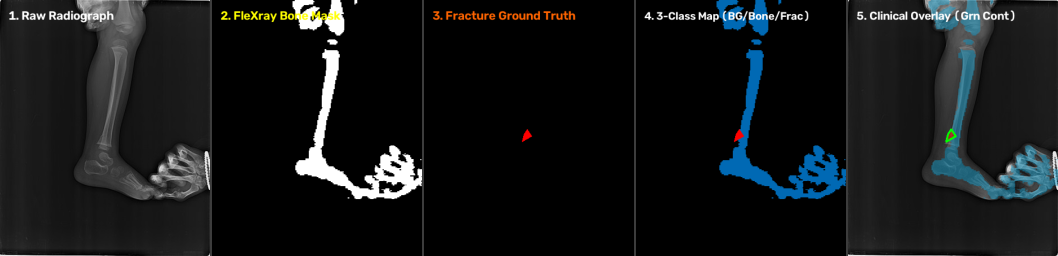
#> input picture results/dataset_visualizations/strips/strip_IMG0003298.png, 2116 x 512 px (shown at 1/2 size)
$ python prepare_figures.py
#> lines starting #> are read from the running program, lines starting #| are printed output that depends on the picture
import os
import cv2
import numpy as np
import pandas as pd
import matplotlib.pyplot as plt
from scipy.ndimage import distance_transform_edt

out_dir = "report_latex/figures"
os.makedirs(out_dir, exist_ok=True)
plt.rcParams.update({'font.sans-serif': 'Arial', 'font.size': 11})

# -------------------------------------------------------------
# Figure 1: Dataset Overview & 3-Class Semantic Target
# -------------------------------------------------------------
strip_path = "results/dataset_visualizations/strips/strip_IMG0003298.png"
if os.path.exists(strip_path):
    strip_img = cv2.imread(strip_path)
#> strip_img is the input picture: shape (512, 2116, 3); mean B, G, R 24.3, 23.3, 20.6
    # Save a clean version for Figure 1
    cv2.imwrite(os.path.join(out_dir, "fig1_fracatlas_overview.png"), strip_img)
    print("Generated fig1_fracatlas_overview.png")

# -------------------------------------------------------------
# Figure 2: Contrast Enhancement (Raw vs CLAHE + Histograms)
# -------------------------------------------------------------
sample_raw_path = "images/Fractured/IMG0003298.jpg"
if os.path.exists(sample_raw_path):
    raw_bgr = cv2.imread(sample_raw_path)
    gray = cv2.cvtColor(raw_bgr, cv2.COLOR_BGR2GRAY)
    clahe = cv2.createCLAHE(clipLimit=2.0, tileGridSize=(8, 8))
    enhanced = clahe.apply(gray)

    fig, axes = plt.subplots(2, 2, figsize=(10, 8), dpi=300)
    axes[0, 0].imshow(gray, cmap="gray")
    axes[0, 0].set_title("(a) Raw Radiograph (Low Contrast)", fontweight="bold")
    axes[0, 0].axis("off")

    axes[0, 1].imshow(enhanced, cmap="gray")
    axes[0, 1].set_title("(b) CLAHE Enhanced ($8\\times 8$ Grid, Clip 2.0)", fontweight="bold")
    axes[0, 1].axis("off")

    axes[1, 0].hist(gray.ravel(), bins=64, range=(0, 256), color="#34495e", alpha=0.85)
    axes[1, 0].set_title("(c) Raw Intensity Histogram", fontweight="bold")
    axes[1, 0].set_xlabel("Pixel Intensity [0 - 255]")
    axes[1, 0].set_ylabel("Pixel Frequency")
    axes[1, 0].grid(True, linestyle="--", alpha=0.5)

    axes[1, 1].hist(enhanced.ravel(), bins=64, range=(0, 256), color="#2980b9", alpha=0.85)
    axes[1, 1].set_title("(d) CLAHE Equalized Histogram", fontweight="bold")
    axes[1, 1].set_xlabel("Pixel Intensity [0 - 255]")
    axes[1, 1].set_ylabel("Pixel Frequency")
    axes[1, 1].grid(True, linestyle="--", alpha=0.5)

    plt.tight_layout()
    plt.savefig(os.path.join(out_dir, "fig2_clahe_comparison.png"), dpi=300)
    plt.close()
    print("Generated fig2_clahe_comparison.png")

# -------------------------------------------------------------
# Figure 4: Euclidean Signed Distance Map (SDM)
# -------------------------------------------------------------
frac_mask_path = "fracture_masks/IMG0003298.png"
if os.path.exists(frac_mask_path):
    mask = cv2.imread(frac_mask_path, cv2.IMREAD_GRAYSCALE)
    if mask is not None:
        mask_bin = (mask > 0).astype(np.uint8)
        # Compute SDM
        pos_dist = distance_transform_edt(1 - mask_bin)
        neg_dist = distance_transform_edt(mask_bin)
        diag = np.sqrt(mask.shape[0]**2 + mask.shape[1]**2)
        sdm = (pos_dist - neg_dist) / diag

        fig, axes = plt.subplots(1, 3, figsize=(14, 4.5), dpi=300)
        axes[0].imshow(mask_bin, cmap="gray")
        axes[0].set_title("(a) Binary Fracture Ground Truth $G$", fontweight="bold")
        axes[0].axis("off")

        im1 = axes[1].imshow(pos_dist, cmap="plasma")
        axes[1].set_title("(b) Exterior Distance Transform $d(x, \\partial G)$", fontweight="bold")
        axes[1].axis("off")
        fig.colorbar(im1, ax=axes[1], fraction=0.046, pad=0.04)

        im2 = axes[2].imshow(sdm, cmap="coolwarm", vmin=-0.05, vmax=0.25)
        axes[2].set_title("(c) Normalized Signed Distance Map $\\phi_G(x)$", fontweight="bold")
        axes[2].axis("off")
        fig.colorbar(im2, ax=axes[2], fraction=0.046, pad=0.04)

        plt.tight_layout()
        plt.savefig(os.path.join(out_dir, "fig4_sdm_boundary_field.png"), dpi=300)
        plt.close()
        print("Generated fig4_sdm_boundary_field.png")

# -------------------------------------------------------------
# Figure 5: Training and Validation Convergence Across 20 Epochs
# -------------------------------------------------------------
log_base = "training_log_3class_baseline.csv"
log_att = "training_log_3class_attention.csv"
log_att512 = "training_log_3class_attention_512.csv"
log_bnd512 = "training_log_3class_boundary_512.csv"

if os.path.exists(log_base) and os.path.exists(log_att) and os.path.exists(log_att512) and os.path.exists(log_bnd512):
    df_base = pd.read_csv(log_base)
#> (reads training_log_3class_baseline.csv from the repository)
    df_att = pd.read_csv(log_att)
#> (reads training_log_3class_attention.csv from the repository)
    df_att512 = pd.read_csv(log_att512)
#> (reads training_log_3class_attention_512.csv from the repository)
    df_bnd512 = pd.read_csv(log_bnd512)
#> (reads training_log_3class_boundary_512.csv from the repository)

    epochs = df_base["epoch"].values

    fig, axes = plt.subplots(2, 2, figsize=(13, 9), dpi=300)

    # 1. Training Loss
    axes[0, 0].plot(epochs, df_base["train_loss"], "o-", label="Stage 1: Baseline 3C (256)", color="#7f8c8d", linewidth=2)
    axes[0, 0].plot(epochs, df_att["train_loss"], "s-", label="Stage 2: Attention 3C (256)", color="#2980b9", linewidth=2)
    axes[0, 0].plot(epochs, df_att512["train_loss"], "^-", label="Stage 3: Attention 512", color="#e67e22", linewidth=2)
    axes[0, 0].plot(epochs, df_bnd512["train_loss"], "d-", label="Stage 4: Boundary Attention 512", color="#27ae60", linewidth=2.5)
    axes[0, 0].set_title("(a) Training Loss Convergence", fontweight="bold")
    axes[0, 0].set_xlabel("Epoch")
    axes[0, 0].set_ylabel("Total Loss")
    axes[0, 0].legend(loc="upper right", frameon=True, fontsize=9)
    axes[0, 0].grid(True, linestyle="--", alpha=0.5)

    # 2. Validation Macro Dice
    axes[0, 1].plot(epochs, df_base["val_macro_dice"], "o-", label="Stage 1: Baseline 3C", color="#7f8c8d", linewidth=2)
    axes[0, 1].plot(epochs, df_att["val_macro_dice"], "s-", label="Stage 2: Attention 3C", color="#2980b9", linewidth=2)
    axes[0, 1].plot(epochs, df_att512["val_macro_dice"], "^-", label="Stage 3: Attention 512", color="#e67e22", linewidth=2)
    axes[0, 1].plot(epochs, df_bnd512["val_macro_dice"], "d-", label="Stage 4: Boundary Attention 512", color="#27ae60", linewidth=2.5)
    axes[0, 1].set_title("(b) Validation Macro Dice Score", fontweight="bold")
    axes[0, 1].set_xlabel("Epoch")
    axes[0, 1].set_ylabel("Macro Dice")
    axes[0, 1].legend(loc="lower right", frameon=True, fontsize=9)
    axes[0, 1].grid(True, linestyle="--", alpha=0.5)

    # 3. Validation Fracture Dice
    axes[1, 0].plot(epochs, df_base["val_frac_dice"], "o-", label="Stage 1: Baseline 3C", color="#7f8c8d", linewidth=2)
    axes[1, 0].plot(epochs, df_att["val_frac_dice"], "s-", label="Stage 2: Attention 3C", color="#2980b9", linewidth=2)
    axes[1, 0].plot(epochs, df_att512["val_frac_dice"], "^-", label="Stage 3: Attention 512", color="#e67e22", linewidth=2)
    axes[1, 0].plot(epochs, df_bnd512["val_frac_dice"], "d-", label="Stage 4: Boundary Attention 512", color="#27ae60", linewidth=2.5)
    axes[1, 0].set_title("(c) Validation Fracture Dice (Class 2)", fontweight="bold")
    axes[1, 0].set_xlabel("Epoch")
    axes[1, 0].set_ylabel("Fracture Dice (DSC)")
    axes[1, 0].legend(loc="lower right", frameon=True, fontsize=9)
    axes[1, 0].grid(True, linestyle="--", alpha=0.5)

    # 4. Validation Fracture Recall (Sensitivity)
    if "val_frac_rec" in df_base.columns:
        axes[1, 1].plot(epochs, df_base["val_frac_rec"], "o-", label="Stage 1: Baseline (26.3% peak)", color="#7f8c8d", linewidth=2)
        axes[1, 1].plot(epochs, df_att["val_frac_rec"], "s-", label="Stage 2: Attention (37.4% peak)", color="#2980b9", linewidth=2)
        axes[1, 1].plot(epochs, df_att512["val_frac_rec"], "^-", label="Stage 3: Att 512 (24.0% peak)", color="#e67e22", linewidth=2)
        axes[1, 1].plot(epochs, df_bnd512["val_frac_rec"], "d-", label="Stage 4: Boundary 512 (35.1% peak)", color="#27ae60", linewidth=2.5)
        axes[1, 1].set_title("(d) Validation Fracture Recall (Sensitivity)", fontweight="bold")
        axes[1, 1].set_xlabel("Epoch")
        axes[1, 1].set_ylabel("Fracture Recall")
        axes[1, 1].legend(loc="lower right", frameon=True, fontsize=9)
        axes[1, 1].grid(True, linestyle="--", alpha=0.5)

    plt.tight_layout()
    plt.savefig(os.path.join(out_dir, "fig5_convergence_curves.png"), dpi=300)
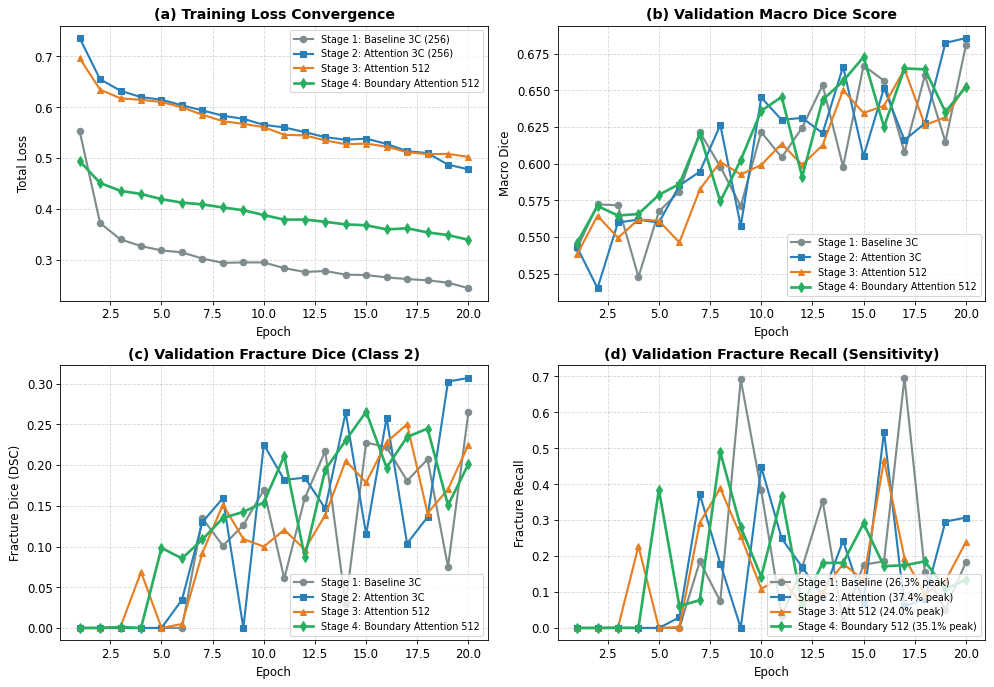
#> figure drawn by matplotlib, 4 panels; panel 1: curve peaks at x = 1, y = 0.553; panel 1: curve peaks at x = 1, y = 0.736; panel 1: curve peaks at x = 1, y = 0.697; panel 2: curve peaks at x = 20, y = 0.681
    plt.close()
    print("Generated fig5_convergence_curves.png")

# -------------------------------------------------------------
# Figure 6: Visual Predictions Comparison
# -------------------------------------------------------------
pred_strip_path = "results/3class_boundary_512_predictions/3class_boundary_IMG0003298.png"
if os.path.exists(pred_strip_path):
    pred_img = cv2.imread(pred_strip_path)
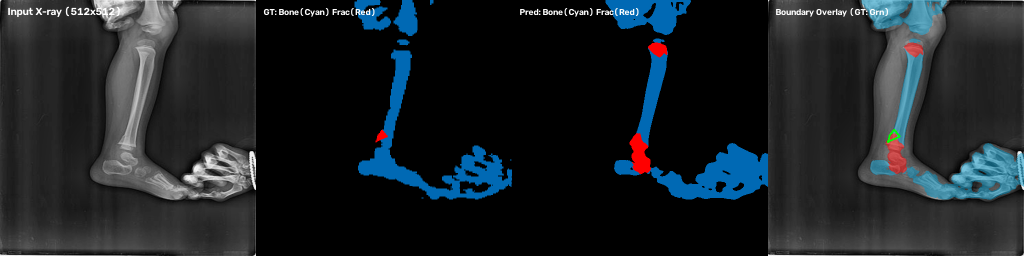
#> input picture results/3class_boundary_512_predictions/3class_boundary_IMG0003298.png, 2048 x 512 px (shown at 1/2 size)
#> pred_img is the input picture: shape (512, 2048, 3); mean B, G, R 38.1, 33.9, 28.1
    cv2.imwrite(os.path.join(out_dir, "fig6_visual_prediction_strip.png"), pred_img)
    print("Generated fig6_visual_prediction_strip.png")

# -------------------------------------------------------------
# Figure 7: FleXray Coordinate Rectification
# -------------------------------------------------------------
# Show original radiograph with overlaid letterboxed shifted mask vs rectified mask
bone_mask_path = "bone_masks/IMG0003298.png"
if os.path.exists(sample_raw_path) and os.path.exists(bone_mask_path):
    raw = cv2.imread(sample_raw_path)
    bone = cv2.imread(bone_mask_path, cv2.IMREAD_GRAYSCALE)
    h, w = raw.shape[:2]

    # Create synthetic shifted version representing naive unpadded resize
    side = max(h, w)
    naive_shift = cv2.resize(bone, (w, h)) # slightly distorted if aspect ratio is not 1:1
    shift_offset = int(0.04 * w)
    shifted_mask = np.roll(naive_shift, shift_offset, axis=1)

    # Color overlay 1: Shifted (Red outline)
    vis_shifted = raw.copy()
    overlay1 = vis_shifted.copy()
    overlay1[shifted_mask > 0] = [0, 0, 255] # Red
    cv2.addWeighted(overlay1, 0.4, vis_shifted, 0.6, 0, vis_shifted)

    # Color overlay 2: Rectified T_unpad (Cyan outline)
    vis_rectified = raw.copy()
    overlay2 = vis_rectified.copy()
    overlay2[bone > 0] = [255, 200, 0] # Cyan
    cv2.addWeighted(overlay2, 0.4, vis_rectified, 0.6, 0, vis_rectified)

    fig, axes = plt.subplots(1, 2, figsize=(11, 6), dpi=300)
    axes[0].imshow(cv2.cvtColor(vis_shifted, cv2.COLOR_BGR2RGB))
    axes[0].set_title("(a) Naive Bilinear Resize (Letterbox Shift Artifact)", fontweight="bold")
    axes[0].axis("off")

    axes[1].imshow(cv2.cvtColor(vis_rectified, cv2.COLOR_BGR2RGB))
    axes[1].set_title("(b) Analytical Coordinate Unpadding $\\mathcal{T}_{\\text{unpad}}$ (Aligned)", fontweight="bold")
    axes[1].axis("off")

    plt.tight_layout()
    plt.savefig(os.path.join(out_dir, "fig7_flexray_unpadding.png"), dpi=300)
    plt.close()
    print("Generated fig7_flexray_unpadding.png")

print("All figures successfully prepared in report_latex/figures!")
